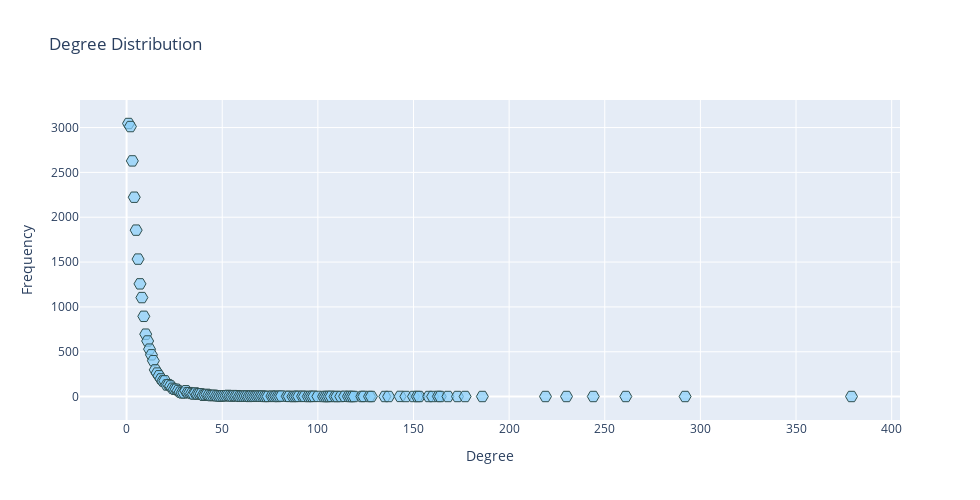

Notebook cell for this chart:
### Code cell
# Get the node with highest degree
node_degree = [(DG.degree(n), n) for n in DG.nodes()]
node_degree = sorted(node_degree,reverse=True)
print("degree, node_id")
node_degree[:10]

### Figure 1 — Plotly figure (JSON) as saved in the notebook; plotly's stock layout.template omitted (floating-point values rounded to 4 significant figures; data arrays with more than 128 entries replaced by an {"elided": "..."} marker saying what was removed)
{"data": [{"marker": {"color": "rgba(135, 206, 250, 0.7)", "line": {"color": "DarkSlateGrey", "width": 1}, "size": 12, "symbol": "hexagon2"}, "mode": "markers", "type": "scatter", "x": {"elided": "131 int values"}, "y": {"elided": "131 int values"}}], "layout": {"height": 500, "title": {"text": "Degree Distribution"}, "width": 980, "xaxis": {"title": {"text": "Degree"}}, "yaxis": {"title": {"text": "Frequency"}}}}
